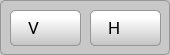
              <widget class="QGroupBox" name="groupBox_ch4_3">
               <property name="sizePolicy">
                <sizepolicy hsizetype="Minimum" vsizetype="Preferred">
                 <horstretch>0</horstretch>
                 <verstretch>0</verstretch>
                </sizepolicy>
               </property>
               <property name="minimumSize">
                <size>
                 <width>170</width>
                 <height>55</height>
                </size>
               </property>
               <property name="maximumSize">
                <size>
                 <width>16777215</width>
                 <height>10000</height>
                </size>
               </property>
               <property name="font">
                <font>
                 <family>Roboto Medium</family>
                 <pointsize>11</pointsize>
                </font>
               </property>
               <property name="styleSheet">
                <string notr="true">QGroupBox {background-color: rgb(200,200,200);border: 1px solid rgb(150,150,150); border-radius: 5px;  }; 
QGroupBox::title {subcontrol-origin: margin;left: 10px;padding: 0 3px 0 3px;}</string>
               </property>
               <property name="title">
                <string/>
               </property>
               <widget class="QPushButton" name="pushButton_cursorsVoff">
                <property name="geometry">
                 <rect>
                  <x>10</x>
                  <y>10</y>
                  <width>71</width>
                  <height>36</height>
                 </rect>
                </property>
                <property name="font">
                 <font>
                  <family>Roboto</family>
                  <pointsize>13</pointsize>
                 </font>
                </property>
                <property name="styleSheet">
                 <string notr="true">QPushButton {    
    padding: 0.2em 0.2em 0.3em 0.2em;
    border: 1px solid rgb(150, 150, 150);
	border-radius: 5px;
    background: qlineargradient(x1:0, y1:0, x2:0, y2:2, stop:0 #FFFFFF, stop:0.1 #FFFFFF, stop:1  #7B7B7B);
    color: black;
	text-align:left;
	padding-left:13px;
}

QPushButton:hover:!pressed
{
	border: 1px solid rgb(150, 150, 150);
	border-radius: 5px;
 	background: #FFFFFF;
	color:#2f836a;
}

QPushButton:pressed
{
	border: 2px solid rgb(150, 150, 150);
	border-radius: 5px;
 	background: #AAAAAA;
	color:white;
}

QPushButton:disabled { border: 1px solid rgb(180, 180, 180); color: gray; 
                                       background: qlineargradient(x1:0, y1:0, x2:0, y2:2, stop:0 #CCCCCC , stop:0.1 #EEEEEE , stop:1 #BBBBBB ); }</string>
                </property>
                <property name="text">
                 <string> V</string>
                </property>
                <property name="icon">
                 <iconset resource="resources.qrc">
                  <normaloff>:/main/resources/img/power-off-green3.png</normaloff>
                  <disabledoff>:/main/resources/img/power-off-green3.png</disabledoff>:/main/resources/img/power-off-green3.png</iconset>
                </property>
                <property name="iconSize">
                 <size>
                  <width>23</width>
                  <height>22</height>
                 </size>
                </property>
               </widget>
               <widget class="QPushButton" name="pushButton_cursorsVon">
                <property name="geometry">
                 <rect>
                  <x>10</x>
                  <y>10</y>
                  <width>71</width>
                  <height>36</height>
                 </rect>
                </property>
                <property name="font">
                 <font>
                  <family>Roboto</family>
                  <pointsize>13</pointsize>
                 </font>
                </property>
                <property name="styleSheet">
                 <string notr="true">QPushButton {    
    padding: 0.2em 0.2em 0.3em 0.2em;
    border: 1px solid rgb(150, 150, 150);
	border-radius: 5px;
    background: qlineargradient(x1:0, y1:0, x2:0, y2:2, stop:0 #FFFFFF, stop:0.1 #FFFFFF, stop:1  #7B7B7B);
    color: black;
	text-align:left;
	padding-left:13px;
}

QPushButton:hover:!pressed
{
	border: 1px solid rgb(150, 150, 150);
	border-radius: 5px;
 	background: #FFFFFF;
	color:#2f836a;
}

QPushButton:pressed
{
	border: 2px solid rgb(150, 150, 150);
	border-radius: 5px;
 	background: #AAAAAA;
	color:white;
}

QPushButton:disabled { border: 1px solid rgb(180, 180, 180); color: gray; 
                                       background: qlineargradient(x1:0, y1:0, x2:0, y2:2, stop:0 #CCCCCC , stop:0.1 #EEEEEE , stop:1 #BBBBBB ); }</string>
                </property>
                <property name="text">
                 <string> V</string>
                </property>
                <property name="icon">
                 <iconset resource="resources.qrc">
                  <normaloff>:/main/resources/img/power-off-gray2.png</normaloff>:/main/resources/img/power-off-gray2.png</iconset>
                </property>
                <property name="iconSize">
                 <size>
                  <width>23</width>
                  <height>22</height>
                 </size>
                </property>
               </widget>
               <widget class="QPushButton" name="pushButton_cursorsHoff">
                <property name="geometry">
                 <rect>
                  <x>90</x>
                  <y>10</y>
                  <width>71</width>
                  <height>36</height>
                 </rect>
                </property>
                <property name="font">
                 <font>
                  <family>Roboto</family>
                  <pointsize>13</pointsize>
                 </font>
                </property>
                <property name="styleSheet">
                 <string notr="true">QPushButton {    
    padding: 0.2em 0.2em 0.3em 0.2em;
    border: 1px solid rgb(150, 150, 150);
	border-radius: 5px;
    background: qlineargradient(x1:0, y1:0, x2:0, y2:2, stop:0 #FFFFFF, stop:0.1 #FFFFFF, stop:1  #7B7B7B);
    color: black;
	text-align:left;
	padding-left:13px;
}

QPushButton:hover:!pressed
{
	border: 1px solid rgb(150, 150, 150);
	border-radius: 5px;
 	background: #FFFFFF;
	color:#2f836a;
}

QPushButton:pressed
{
	border: 2px solid rgb(150, 150, 150);
	border-radius: 5px;
 	background: #AAAAAA;
	color:white;
}

QPushButton:disabled { border: 1px solid rgb(180, 180, 180); color: gray; 
                                       background: qlineargradient(x1:0, y1:0, x2:0, y2:2, stop:0 #CCCCCC , stop:0.1 #EEEEEE , stop:1 #BBBBBB ); }</string>
                </property>
                <property name="text">
                 <string> H</string>
                </property>
                <property name="icon">
                 <iconset resource="resources.qrc">
                  <normaloff>:/main/resources/img/power-off-green3.png</normaloff>
                  <disabledoff>:/main/resources/img/power-off-green3.png</disabledoff>:/main/resources/img/power-off-green3.png</iconset>
                </property>
                <property name="iconSize">
                 <size>
                  <width>23</width>
                  <height>22</height>
                 </size>
                </property>
               </widget>
               <widget class="QPushButton" name="pushButton_cursorsHon">
                <property name="geometry">
                 <rect>
                  <x>90</x>
                  <y>10</y>
                  <width>71</width>
                  <height>36</height>
                 </rect>
                </property>
                <property name="font">
                 <font>
                  <family>Roboto</family>
                  <pointsize>13</pointsize>
                 </font>
                </property>
                <property name="styleSheet">
                 <string notr="true">QPushButton {    
    padding: 0.2em 0.2em 0.3em 0.2em;
    border: 1px solid rgb(150, 150, 150);
	border-radius: 5px;
    background: qlineargradient(x1:0, y1:0, x2:0, y2:2, stop:0 #FFFFFF, stop:0.1 #FFFFFF, stop:1  #7B7B7B);
    color: black;
	text-align:left;
	padding-left:13px;
}

QPushButton:hover:!pressed
{
	border: 1px solid rgb(150, 150, 150);
	border-radius: 5px;
 	background: #FFFFFF;
	color:#2f836a;
}

QPushButton:pressed
{
	border: 2px solid rgb(150, 150, 150);
	border-radius: 5px;
 	background: #AAAAAA;
	color:white;
}

QPushButton:disabled { border: 1px solid rgb(180, 180, 180); color: gray; 
                                       background: qlineargradient(x1:0, y1:0, x2:0, y2:2, stop:0 #CCCCCC , stop:0.1 #EEEEEE , stop:1 #BBBBBB ); }</string>
                </property>
                <property name="text">
                 <string> H</string>
                </property>
                <property name="icon">
                 <iconset resource="resources.qrc">
                  <normaloff>:/main/resources/img/power-off-gray2.png</normaloff>:/main/resources/img/power-off-gray2.png</iconset>
                </property>
                <property name="iconSize">
                 <size>
                  <width>23</width>
                  <height>22</height>
                 </size>
                </property>
               </widget>
              </widget>
